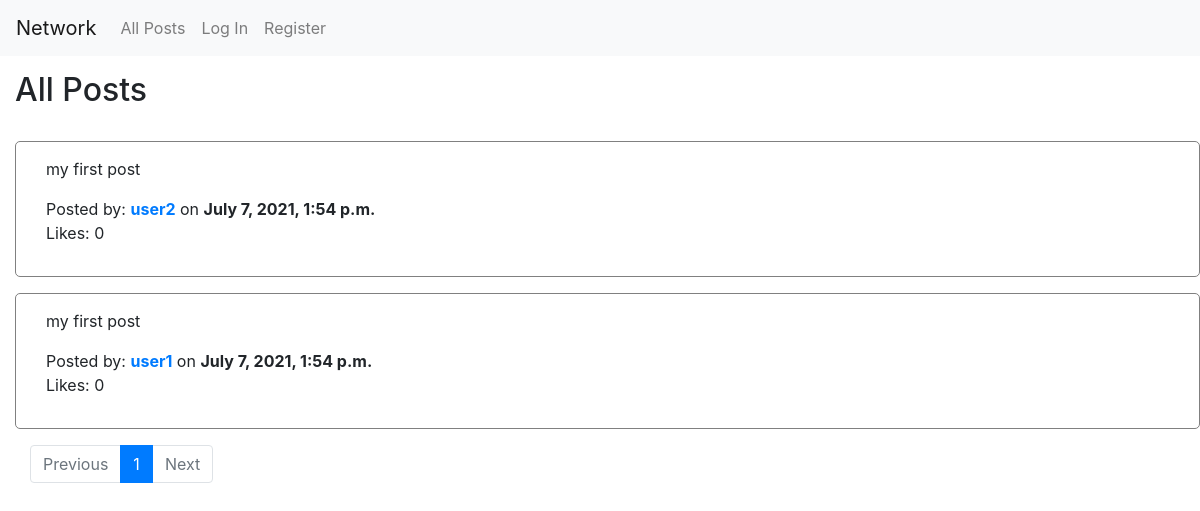
Before: /1 with the older database file.
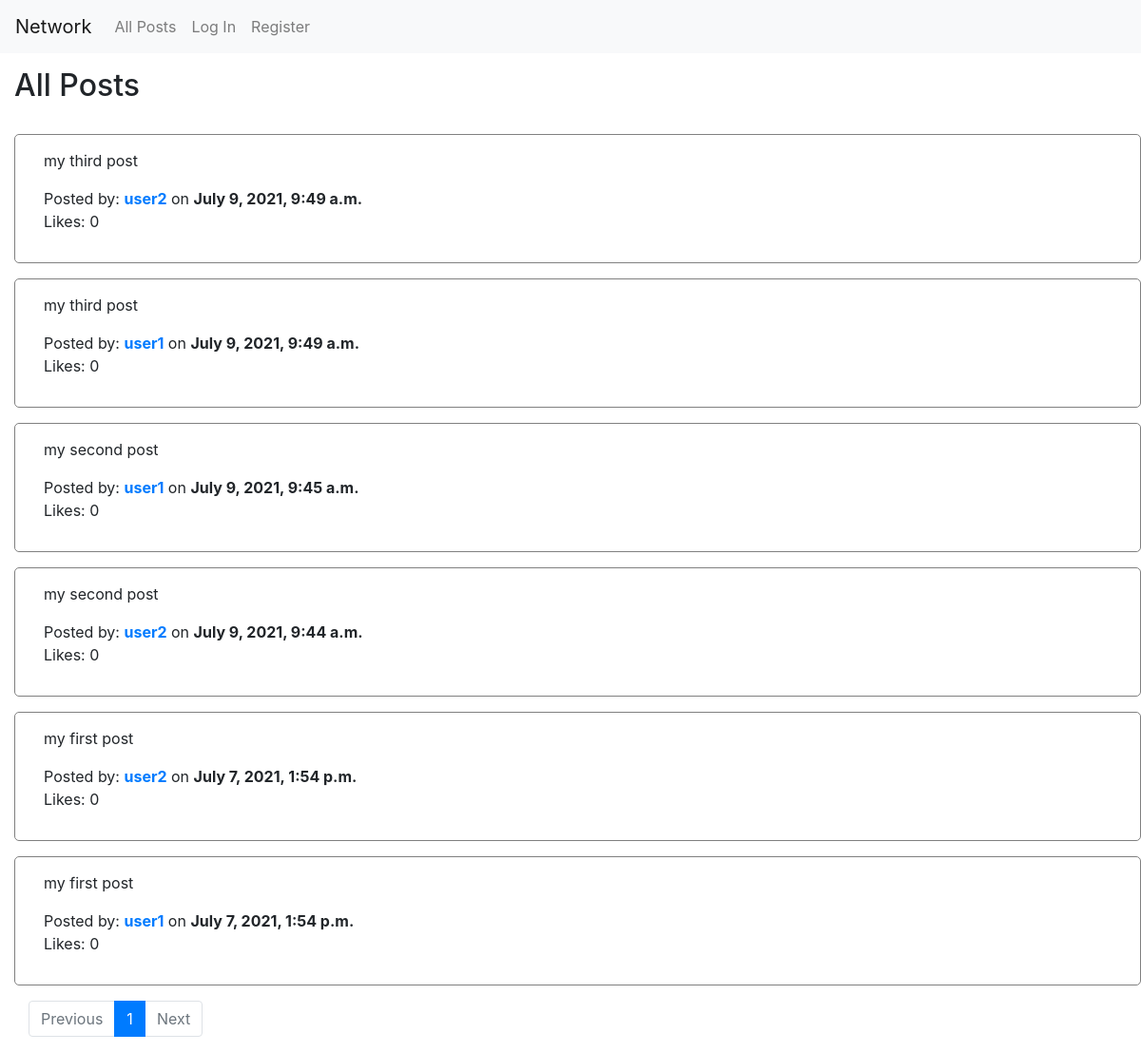
After: the same page with the newer database file.
### network/models.py (models this page shows, shortened)
class Post(models.Model):
    poster = ForeignKey(User, on_delete=models.CASCADE, related_name="creator_of_post")
    content = models.TextField(max_length=256)
    created = models.DateTimeField(auto_now_add=True)
    likes = ManyToManyField(User, blank=True)

class User(AbstractUser):
    pass

### network/views.py (the view)
# urls.py: path("<int:page_number>", views.index, name="index"),
def index(request, page_number):
    posts = Post.objects.all().order_by('id').reverse()
    p = Paginator(posts, 10)
    current_page = p.page(page_number)
    return render(request, "network/index.html", {
        "current_page": current_page,
        "following": False,
        "page_number": page_number,
        "page_range": p.page_range
    })

### network/templates/network/index.html (shortened to what this page needs)
{% extends "network/layout.html" %}
{% block body %}
    {% if following %}
        <h2>Your Followings' Posts</h2>
    {% else %}
        <h2>All Posts</h2>
    {% endif %}
    <div class="container-fluid">
        {% if user.is_authenticated %}
            <div class="row mb-5">
                <div id="new_post">
                    <h3>New Post:</h3>
                    <form action="{% url 'new_post' %}" method="POST">
                        {% csrf_token %}
                        <textarea required="true" maxlength="256" rows="4" cols="75" name="content"></textarea> <br>
                        <input type="submit" class="btn btn-primary btn-sm" value="Post">
                </div>
            </div>
        {% else %}
            <br>
        {% endif %}
        {% for post in current_page.object_list %}
            <div class="row mb-3">
                <div class="col" id="post_div_{{ post.id }}">
                    <p>{{ post.content }}</p>
                    Posted by: <a href="{% url 'profile' post.poster.username 1 %}"><strong>{{ post.poster.username }}</strong></a> on <strong>{{ post.created }}</strong>
                    <p id="likes_{{ post.id }}">Likes: {{ post.likes.count }}</p>
                </div>
            </div>
        {% endfor %}
        <nav class="page_things">
            <ul class="pagination">
                {% if current_page.has_previous %}
                    <li class="page-item"><a class="page-link" href="{% url 'index' current_page.previous_page_number %}">Previous</a></li>
                {% else %}
                    <li class="page-item disabled">
                        <a class="page-link" href="#" tabindex="-1" aria-disabled="true">Previous</a>
                    </li>
                {% endif %}
                {% for number in page_range %}
                    {% if number == page_number %}
                        <li class="page-item active" aria-current="page">
                            <a class="page-link" href="{% url 'index' number %}">{{ number }}<span class="sr-only">(current)</span></a>
                        </li>
                    {% else %}
                        <li class="page-item"><a class="page-link" href="{% url 'index' number %}">{{ number }}</a></li>
                    {% endif %}
                {% endfor %}
                {% if current_page.has_next %}
                    <li class="page-item"><a class="page-link" href="{% url 'index' current_page.next_page_number %}">Next</a></li>
                {% else %}
                    <li class="page-item disabled">
                        <a class="page-link" href="#" tabindex="-1" aria-disabled="true">Next</a>
                    </li>
                {% endif %}
            </ul>
          </nav>
    </div>
{% endblock %}

### network/templates/network/layout.html (shortened to what this page needs)
{% load static %}
<!DOCTYPE html>
<html lang="en">
    <head>
        <link rel="stylesheet" href="https://stackpath.bootstrapcdn.com/bootstrap/4.4.1/css/bootstrap.min.css">
        <link href="{% static 'network/styles.css' %}" rel="stylesheet">
    </head>
    <body>
        <nav class="navbar navbar-expand-lg navbar-light bg-light">
            <a class="navbar-brand" href="#">Network</a>
            <div>
              <ul class="navbar-nav mr-auto">
                <li class="nav-item">
                  <a class="nav-link" href="{% url 'index' 1 %}">All Posts</a>
                </li>
                {% if user.is_authenticated %}
                    <li class="nav-item">
                        <a class="nav-link" href="{% url 'following' 1 %}">Following</a>
                    </li>
                    <li class="nav-item">
                        <a class="nav-link" href="{% url 'logout' %}">Log Out</a>
                    </li>
                {% else %}
                    <li class="nav-item">
                        <a class="nav-link" href="{% url 'login' %}">Log In</a>
                    </li>
                    <li class="nav-item">
                        <a class="nav-link" href="{% url 'register' %}">Register</a>
                    </li>
                {% endif %}
              </ul>
            </div>
          </nav>
        <div class="body">
            {% block body %}
            {% endblock %}
        </div>
    </body>
</html>

### network/static/network/styles.css (style rules this page uses)
.body { padding-left: 15px; padding-top: 15px; }
.row { border: 1px solid grey; border-radius: 5px; padding: 15px; }
.page_things { bottom: 10px; }

Changed rows visible on the page:
added Post: content "my third post", poster.username "user2", created "July 9, 2021, 9:49 a.m.", likes.count "0"
added Post: content "my third post", poster.username "user1", created "July 9, 2021, 9:49 a.m.", likes.count "0"
added Post: content "my second post", poster.username "user1", created "July 9, 2021, 9:45 a.m.", likes.count "0"
added Post: content "my second post", poster.username "user2", created "July 9, 2021, 9:44 a.m.", likes.count "0"
